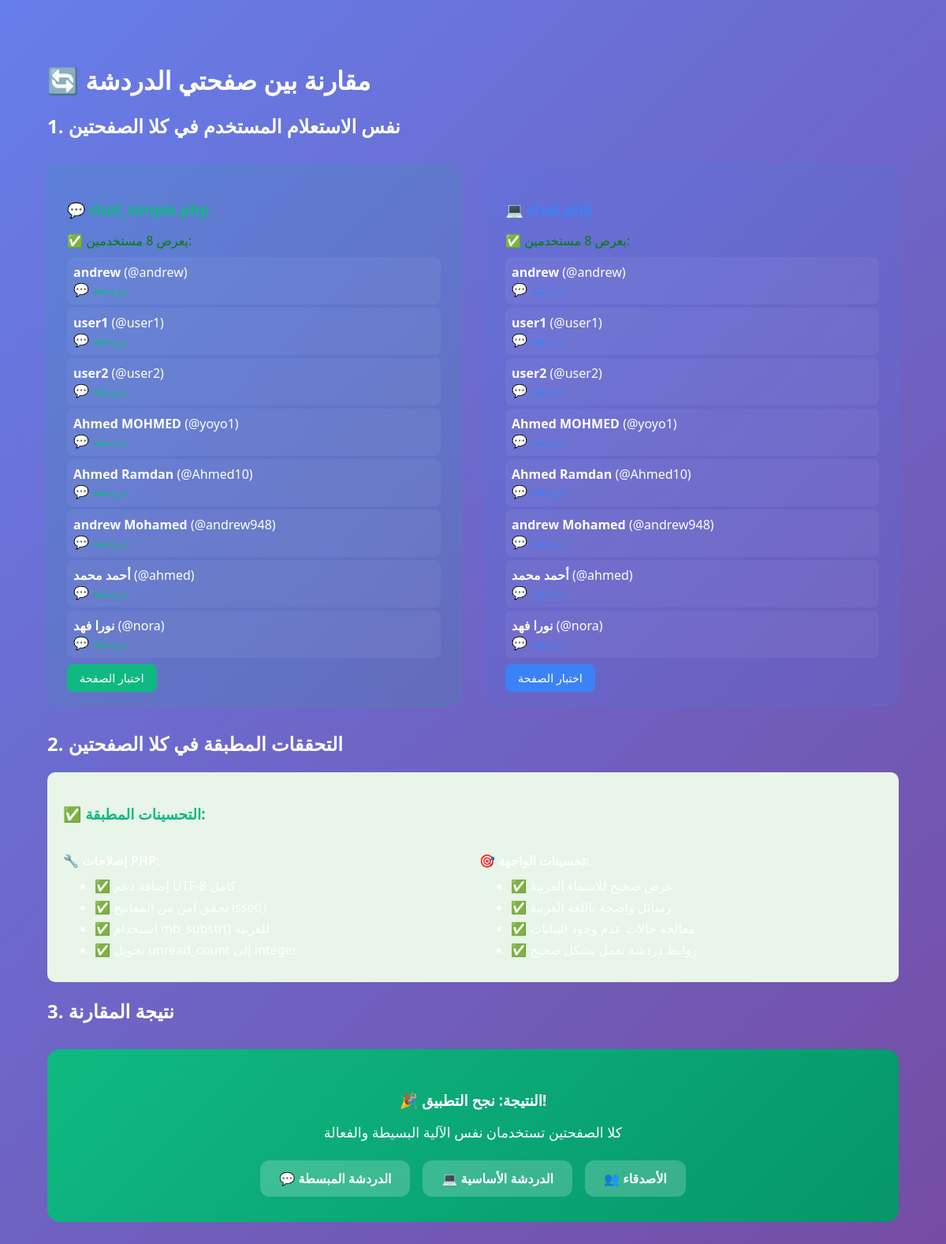
Screenshot of /test_both_chats.php (signed in) with the database file from the repository.
### tables this page shows
CREATE TABLE `users` (
  `id` int(11) NOT NULL AUTO_INCREMENT,
  `username` varchar(50) NOT NULL,
  `email` varchar(255) NOT NULL,
  `password` varchar(255) NOT NULL,
  `profile_picture` varchar(255) DEFAULT NULL,
  `bio` text DEFAULT NULL,
  `created_at` timestamp NOT NULL DEFAULT current_timestamp(),
  `updated_at` timestamp NOT NULL DEFAULT current_timestamp() ON UPDATE current_timestamp(),
  `last_active` timestamp NOT NULL DEFAULT current_timestamp() ON UPDATE current_timestamp(),
  `last_message_time` datetime DEFAULT NULL,
  `first_name` varchar(50) DEFAULT '',
  `last_name` varchar(50) DEFAULT '',
  `avatar_url` varchar(255) DEFAULT '/WEP/assets/images/default-avatar.png',
  `last_activity` timestamp NOT NULL DEFAULT current_timestamp() ON UPDATE current_timestamp(),
  `location` varchar(255) DEFAULT NULL,
  `website` varchar(255) DEFAULT NULL,
  `phone` varchar(20) DEFAULT NULL,
  `is_verified` tinyint(1) DEFAULT 0,
  `is_private` tinyint(1) DEFAULT 0,
  PRIMARY KEY (`id`),
  UNIQUE KEY `username` (`username`),
  UNIQUE KEY `email` (`email`)
);

### test_both_chats.php (the view, shortened to what this page needs)
<?php
require_once 'config.php';
$current_user_id = $_SESSION['user_id'];
echo "<h1>🔄 مقارنة بين صفحتي الدردشة</h1>";
try {
    $pdo = new PDO($dsn, $db_user, $db_pass, $pdo_options);
    $pdo->setAttribute(PDO::ATTR_ERRMODE, PDO::ERRMODE_EXCEPTION);
    $pdo->exec("SET NAMES utf8mb4 COLLATE utf8mb4_unicode_ci");
    $pdo->exec("SET CHARACTER SET utf8mb4");
    echo "<h2>1. نفس الاستعلام المستخدم في كلا الصفحتين</h2>";
    $stmt = $pdo->prepare("
        SELECT DISTINCT u.id, u.username, u.first_name, u.last_name, u.email, u.avatar_url
        FROM users u
        INNER JOIN followers f ON u.id = f.followed_id
        WHERE f.follower_id = ?
        ORDER BY u.first_name, u.last_name, u.username
    ");
    $stmt->execute([$current_user_id]);
    $my_following = $stmt->fetchAll(PDO::FETCH_ASSOC);
    echo "<div style='display: grid; grid-template-columns: 1fr 1fr; gap: 2rem; margin: 2rem 0;'>";
    echo "<div style='background: rgba(16, 185, 129, 0.1); padding: 1.5rem; border-radius: 1rem; border: 1px solid rgba(16, 185, 129, 0.3);'>";
    echo "<h3 style='color: #10b981; margin-bottom: 1rem;'>💬 chat_simple.php</h3>";
    if (empty($my_following)) {
        echo "<p style='color: orange;'>⚠️ لا توجد متابعات</p>";
        echo "<p><a href='setup_follows_simple.php' style='color: green; font-weight: bold;'>→ إعداد متابعات</a></p>";
    } else {
        echo "<p style='color: green;'>✅ يعرض " . count($my_following) . " مستخدمين:</p>";
        echo "<ul style='list-style: none; padding: 0;'>";
        foreach ($my_following as $user) {
            $full_name = !empty($user['first_name']) ? $user['first_name'] . ' ' . $user['last_name'] : $user['username'];
            echo "<li style='padding: 0.5rem; margin: 0.25rem 0; background: rgba(255,255,255,0.05); border-radius: 0.5rem;'>";
            echo "<strong>" . htmlspecialchars($full_name) . "</strong> (@{$user['username']})";
            echo "<br><a href='chat_simple.php?user_id={$user['id']}' style='color: #10b981; text-decoration: none;'>💬 دردشة</a>";
            echo "</li>";
        }
        echo "</ul>";
    }
    echo "<div style='margin-top: 1rem;'>";
    echo "<a href='chat_simple.php' style='background: #10b981; color: white; padding: 0.5rem 1rem; text-decoration: none; border-radius: 0.5rem; font-size: 0.9rem;'>اختبار الصفحة</a>";
    echo "</div>";
    echo "</div>";
    echo "<div style='background: rgba(59, 130, 246, 0.1); padding: 1.5rem; border-radius: 1rem; border: 1px solid rgba(59, 130, 246, 0.3);'>";
    echo "<h3 style='color: #3b82f6; margin-bottom: 1rem;'>💻 chat.php</h3>";
    if (empty($my_following)) {
        echo "<p style='color: orange;'>⚠️ لا توجد متابعات</p>";
        echo "<p><a href='setup_follows_simple.php' style='color: green; font-weight: bold;'>→ إعداد متابعات</a></p>";
    } else {
        echo "<p style='color: green;'>✅ يعرض " . count($my_following) . " مستخدمين:</p>";
        echo "<ul style='list-style: none; padding: 0;'>";
        foreach ($my_following as $user) {
            $full_name = !empty($user['first_name']) ? $user['first_name'] . ' ' . $user['last_name'] : $user['username'];
            echo "<li style='padding: 0.5rem; margin: 0.25rem 0; background: rgba(255,255,255,0.05); border-radius: 0.5rem;'>";
            echo "<strong>" . htmlspecialchars($full_name) . "</strong> (@{$user['username']})";
            echo "<br><a href='chat.php?user_id={$user['id']}' style='color: #3b82f6; text-decoration: none;'>💬 دردشة</a>";
            echo "</li>";
        }
        echo "</ul>";
    }
    echo "<div style='margin-top: 1rem;'>";
    echo "<a href='chat.php' style='background: #3b82f6; color: white; padding: 0.5rem 1rem; text-decoration: none; border-radius: 0.5rem; font-size: 0.9rem;'>اختبار الصفحة</a>";
    echo "</div>";
    echo "</div>";
    echo "</div>";
    echo "<h2>2. التحققات المطبقة في كلا الصفحتين</h2>";
    echo "<div style='background: #e8f5e8; padding: 20px; border-radius: 10px; margin: 20px 0;'>";
    echo "<h3 style='color: #10b981; margin-bottom: 1rem;'>✅ التحسينات المطبقة:</h3>";
    echo "<div style='display: grid; grid-template-columns: 1fr 1fr; gap: 1rem;'>";
    echo "<div>";
    echo "<h4>🔧 إصلاحات PHP:</h4>";
    echo "<ul>";
    echo "<li>✅ إضافة دعم UTF-8 كامل</li>";
    echo "<li>✅ تحقق آمن من المفاتيح isset()</li>";
    echo "<li>✅ استخدام mb_substr() للعربية</li>";
    echo "<li>✅ تحويل unread_count إلى integer</li>";
    echo "</ul>";
    echo "</div>";
    echo "<div>";
    echo "<h4>🎯 تحسينات الواجهة:</h4>";
    echo "<ul>";
    echo "<li>✅ عرض صحيح للأسماء العربية</li>";
    echo "<li>✅ رسائل واضحة باللغة العربية</li>";
    echo "<li>✅ معالجة حالات عدم وجود البيانات</li>";
    echo "<li>✅ روابط دردشة تعمل بشكل صحيح</li>";
    echo "</ul>";
    echo "</div>";
    echo "</div>";
    echo "</div>";
    if (!empty($my_following)) {
        echo "<h2>3. نتيجة المقارنة</h2>";
        echo "<div style='background: linear-gradient(135deg, #10b981, #059669); color: white; padding: 2rem; border-radius: 1rem; text-align: center; margin: 2rem 0;'>";
        echo "<h3 style='margin-bottom: 1rem;'>🎉 النتيجة: نجح التطبيق!</h3>";
        echo "<p style='font-size: 1.1rem; margin-bottom: 1.5rem;'>كلا الصفحتين تستخدمان نفس الآلية البسيطة والفعالة</p>";
        echo "<div style='display: flex; justify-content: center; gap: 1rem; flex-wrap: wrap;'>";
        echo "<a href='chat_simple.php' style='background: rgba(255,255,255,0.2); color: white; padding: 0.75rem 1.5rem; text-decoration: none; border-radius: 0.75rem; font-weight: bold;'>💬 الدردشة المبسطة</a>";
        echo "<a href='chat.php' style='background: rgba(255,255,255,0.2); color: white; padding: 0.75rem 1.5rem; text-decoration: none; border-radius: 0.75rem; font-weight: bold;'>💻 الدردشة الأساسية</a>";
        echo "<a href='friends.php' style='background: rgba(255,255,255,0.2); color: white; padding: 0.75rem 1.5rem; text-decoration: none; border-radius: 0.75rem; font-weight: bold;'>👥 الأصدقاء</a>";
        echo "</div>";
        echo "</div>";
    }
} catch (Exception $e) {
    echo "<p style='color: red;'>خطأ: " . $e->getMessage() . "</p>";
}
?>

### test_both_chats.php (style rules this page uses)
h1, h2, h3, h4 { color: white; margin: 20px 0 10px 0; }
p { margin: 10px 0; }
a { color: white; }
ul { margin: 10px 0; padding-right: 20px; }
li { margin: 5px 0; }

### rows the page displays
users: username "andrew"
users: username "user1"
users: username "user2"
users: full_name "Ahmed MOHMED", username "yoyo1"
users: full_name "Ahmed Ramdan", username "Ahmed10"
users: full_name "andrew Mohamed", username "andrew948"
users: full_name "أحمد محمد", username "ahmed"
users: full_name "نورا فهد", username "nora"
